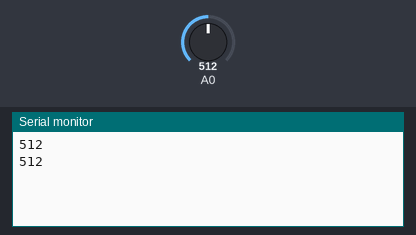
Recording of a sketch running on a simulated Arduino Uno, built with avr-gcc and run on an emulated ATmega328P. Shown: the last lines printed to the serial monitor. Inputs (shaded band) come from the test bench; at power-on: A0 = 512.

Above: at 1.8 s.
1.9 s: A0 set to 716
At 2.8 s:
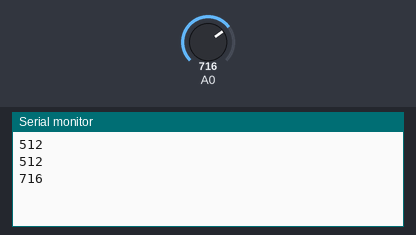
3.4 s: A0 set to 900
At 4.4 s:
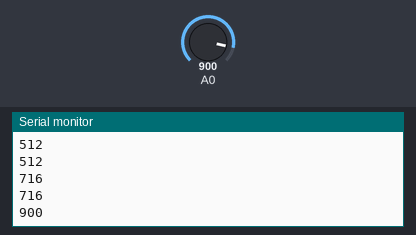
Timing chart, 0 to 6.4 s (numbered marks = the images above; inputs shaded):
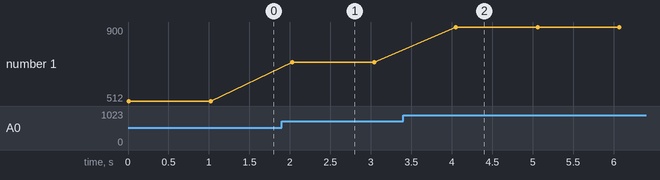

The sketch:

soilSensor.ino
```cpp
//Soil Sensor
int sensor;
int moistureSignal = A0 ; // define the Analog pin # for the soil moisture sensor signal.
const int powerPin = 8 ;
const int delayTime = 1000;

void setup () {
  Serial.begin(9600); // start the serial communications
  pinMode(powerPin, OUTPUT);
}


void loop() {
  digitalWrite(powerPin, HIGH);
  delay(10);
  sensor = analogRead(A0);
  digitalWrite(powerPin, LOW);
  Serial.println(sensor);
  delay(delayTime);
}
```

Measured:
- after the input at 1.9 s, the serial monitor: prints a new line after 0.13 s (image 1)
- after the input at 3.4 s, the serial monitor: prints a new line after 0.65 s (image 2)
- plotted number 1: 512 → 716 after the input at 1.9 s, 716 → 900 after the input at 3.4 s
